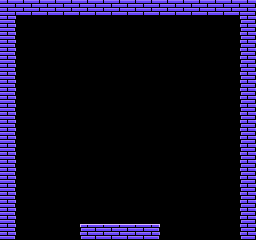

Rendered tile map (Tiled .tmx) drawn with the repository's tilesets; below, a short description and the full map source, tile grids included:
An orthogonal 16x15 tile map with 16x16 px tiles, 1 tile layer (Tile Layer 1).

<map version="1.10" tiledversion="1.10.2" orientation="orthogonal" renderorder="right-down" width="16" height="15" tilewidth="16" tileheight="16" infinite="0" nextlayerid="2" nextobjectid="1">
 <editorsettings>
  <export target="Level_1.csv" format="csv" />
 </editorsettings>
 <tileset firstgid="1" source="../images/Tileset/Px2D Tileset.tsx" />
 <layer id="1" name="Tile Layer 1" width="16" height="15">
  <data encoding="csv">
19,19,19,19,19,19,19,19,19,19,19,19,19,19,19,19,
20,0,0,0,0,0,0,0,0,0,0,0,0,0,0,18,
20,0,0,0,0,0,0,0,0,0,0,0,0,0,0,18,
20,0,0,0,0,0,0,0,0,0,0,0,0,0,0,18,
20,0,0,0,0,0,0,0,0,0,0,0,0,0,0,18,
20,0,0,0,0,0,0,0,0,0,0,0,0,0,0,18,
20,0,0,0,0,0,0,0,0,0,0,0,0,0,0,18,
20,0,0,0,0,0,0,0,0,0,0,0,0,0,0,18,
20,0,0,0,0,0,0,0,0,0,0,0,0,0,0,18,
20,0,0,0,0,0,0,0,0,0,0,0,0,0,0,18,
20,0,0,0,0,0,0,0,0,0,0,0,0,0,0,18,
20,0,0,0,0,0,0,0,0,0,0,0,0,0,0,18,
20,0,0,0,0,0,0,0,0,0,0,0,0,0,0,18,
20,0,0,0,0,0,0,0,0,0,0,0,0,0,0,18,
20,0,0,0,0,2,52,52,52,53,0,0,0,0,0,18
</data>
 </layer>
</map>